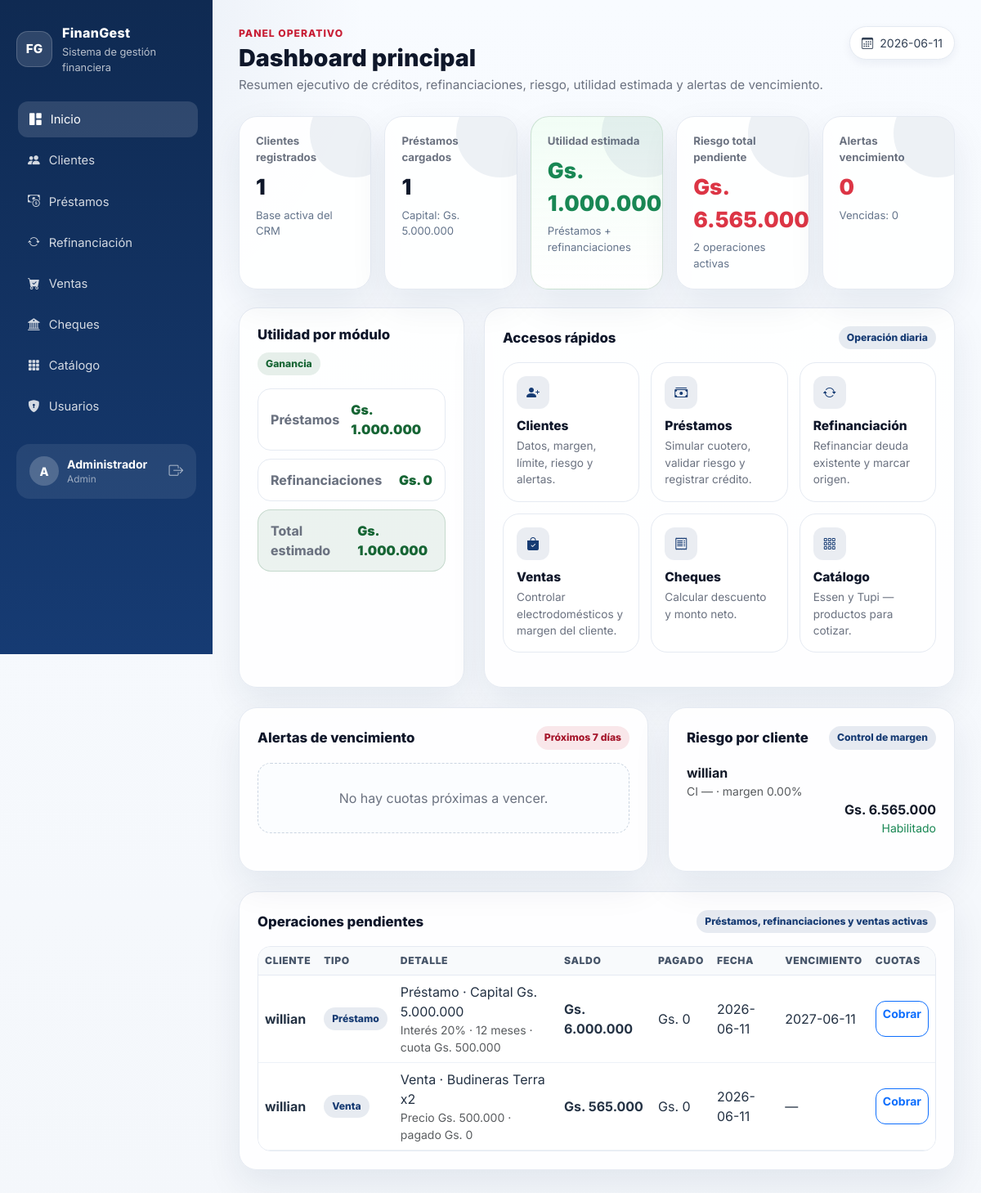
/ (signed in), run on the app's committed database.
### tables this page shows
CREATE TABLE clientes (
            id INTEGER PRIMARY KEY AUTOINCREMENT,
            nombre TEXT NOT NULL, cedula TEXT NOT NULL DEFAULT '',
            telefono TEXT DEFAULT '', email TEXT DEFAULT '',
            direccion TEXT DEFAULT '', barrio TEXT DEFAULT '',
            referencia TEXT DEFAULT '', observacion TEXT DEFAULT '',
            margen_pago REAL DEFAULT 0, limite_credito REAL DEFAULT 0,
            fecha TEXT DEFAULT (date('now'))
        );

CREATE TABLE prestamos (
            id INTEGER PRIMARY KEY AUTOINCREMENT,
            cliente TEXT NOT NULL, monto REAL NOT NULL,
            interes REAL NOT NULL, plazo INTEGER NOT NULL,
            cuota REAL, vencimiento TEXT, total REAL, ganancia REAL,
            fecha TEXT DEFAULT (date('now')),
            estado TEXT DEFAULT 'ACTIVO',
            cuotas_pagadas INTEGER DEFAULT 0,
            tuvo_mora TEXT DEFAULT 'NO',
            dias_mora INTEGER DEFAULT 0,
            mora_acumulada REAL DEFAULT 0,
            fecha_refin TEXT DEFAULT '', ref_id TEXT DEFAULT ''
        );

CREATE TABLE ventas (
            id INTEGER PRIMARY KEY AUTOINCREMENT,
            cliente TEXT NOT NULL, producto TEXT NOT NULL,
            precio REAL NOT NULL, fecha TEXT DEFAULT (date('now')),
            estado TEXT DEFAULT 'ACTIVO',
            pagado REAL DEFAULT 0,
            interes REAL DEFAULT 0,
            plazo INTEGER DEFAULT 1,
            cuota REAL DEFAULT 0,
            total REAL DEFAULT 0,
            fecha_refin TEXT DEFAULT '', ref_id TEXT DEFAULT ''
        );

### app.py (the view)
@app.route("/")
@login_required
def index():
    s = db.get_stats()
    stats = {
        "clientes": s["n_clientes"],
        "prestamos": s["n_prestamos"],
        "refinanciaciones": s["n_refinanciaciones"],
        "ventas": s["n_ventas"],
        "total_prestamos": moneda(s["cap_prestamos"]),
        "total_refinanciado": moneda(s["cap_refin"]),
        "utilidad_prestamos": moneda(s["util_prestamos"]),
        "utilidad_refinanciaciones": moneda(s["util_refin"]),
        "utilidad_total": moneda(s["util_total"]),
        "vencidos": s["vencidos"],
        "saldo_pendiente": moneda(sum(o["saldo"] for o in operaciones_pendientes_cliente())),
        "pendientes": len(operaciones_pendientes_cliente()),
        "alertas_vencimiento": len(alertas_vencimiento()),
    }
    return render_template("index.html",
        stats=stats,
        ultimos_clientes=s["ult_clientes"],
        ultimos_prestamos=s["ult_prestamos"],
        ultimas_refinanciaciones=s["ult_refin"],
        operaciones_pendientes=operaciones_pendientes_cliente()[:8],
        alertas=alertas_vencimiento()[:10],
        clientes_riesgo=clientes_con_perfil()[:8],
    )

### app.py (called while the page is built, shortened)
def login_required(f):
    @wraps(f)
    def d(*a, **kw):
        if "user_id" not in session:
            return redirect(url_for("login"))
        return f(*a, **kw)
    return d

def moneda(v):
    try: return f"Gs. {float(v or 0):,.0f}".replace(",", ".")
    except: return "Gs. 0"

def numero(v):
    d = "".join(c for c in str(v or "") if c.isdigit())
    if not d: return "—"
    return f"{int(d):,}".replace(",", ".")

def porcentaje(v):
    try: return f"{float(v or 0):.2f}%"
    except: return "0.00%"

def _float(v, default=0.0):
    try:
        t = str(v or "").strip().replace(" ", "")
        if not t: return default
        t = t.replace("Gs.", "").replace("gs.", "").strip()
        if t.count(".") > 1:
            return float(t.replace(".", ""))
        if t.count(".") == 1:
            parts = t.split(".")
            if len(parts[1]) == 3 and parts[0].isdigit() and parts[1].isdigit():
                return float(t.replace(".", ""))  # "500.000" → 500000
        return float(t)
    except: return default

def _int(v, default=0):
    try: return int(_float(v, default))
    except: return default

def deuda_prestamo(p):
    total   = _float(p["total"])
    cuota   = _float(p["cuota"])
    pagadas = _int(p["cuotas_pagadas"])
    mora    = _float(p["mora_acumulada"])
    pagado  = min(total, cuota * max(0, pagadas))
    saldo   = max(0.0, total - pagado) + mora
    return round(saldo, 2), round(pagado, 2), round(total + mora, 2)

def deuda_venta(v):
    try:
        total = _float(v["total"]) if v["total"] else _float(v["precio"])
    except Exception:
        total = _float(v["precio"])
    if not total:
        total = _float(v["precio"])
    pagado = _float(v["pagado"])
    saldo  = max(0.0, total - pagado)
    return round(saldo, 2), round(min(pagado, total), 2), round(total, 2)

def alertas_vencimiento(dias=7):
    hoy_d  = datetime.strptime(hoy(), "%Y-%m-%d").date()
    limite = hoy_d + timedelta(days=dias)
    result = []
    for p in db.get_prestamos():
        if p["estado"] in ("REFINANCIADO", "CANCELADO"):
            continue
        pagadas = _int(p["cuotas_pagadas"])
        plazo   = _int(p["plazo"])
        if pagadas >= plazo:
            continue
        prox = sumar_meses(p["fecha"] or hoy(), pagadas + 1)
        try:
            prox_d = datetime.strptime(prox, "%Y-%m-%d").date()
        except Exception:
            continue
        if prox_d > limite:
            continue
    return sorted(result, key=lambda a: a["dias"])

### templates/index.html (shortened to what this page needs)
{% extends "base.html" %}
{% block page_title %}Dashboard principal{% endblock %}
{% block page_description %}Resumen ejecutivo de créditos, refinanciaciones, riesgo, utilidad estimada y alertas de vencimiento.{% endblock %}
{% block content %}
<section class="stat-grid">
    <div class="stat-card"><div class="stat-label">Clientes registrados</div><div class="stat-value">{{ stats.clientes }}</div><div class="stat-note">Base activa del CRM</div></div>
    <div class="stat-card"><div class="stat-label">Préstamos cargados</div><div class="stat-value">{{ stats.prestamos }}</div><div class="stat-note">Capital: {{ stats.total_prestamos }}</div></div>
    <div class="stat-card stat-highlight"><div class="stat-label">Utilidad estimada</div><div class="stat-value text-success">{{ stats.utilidad_total }}</div><div class="stat-note">Préstamos + refinanciaciones</div></div>
    <div class="stat-card"><div class="stat-label">Riesgo total pendiente</div><div class="stat-value text-danger">{{ stats.saldo_pendiente }}</div><div class="stat-note">{{ stats.pendientes }} operaciones activas</div></div>
    <div class="stat-card"><div class="stat-label">Alertas vencimiento</div><div class="stat-value text-danger">{{ stats.alertas_vencimiento }}</div><div class="stat-note">Vencidas: {{ stats.vencidos }}</div></div>
</section>
<div class="row g-4">
    <div class="col-lg-4">
        <section class="panel h-100">
            <div class="panel-header"><h2 class="panel-title">Utilidad por módulo</h2><span class="badge-soft-success">Ganancia</span></div>
            <div class="profit-list">
                <div class="profit-item"><span>Préstamos</span><strong>{{ stats.utilidad_prestamos }}</strong></div>
                <div class="profit-item"><span>Refinanciaciones</span><strong>{{ stats.utilidad_refinanciaciones }}</strong></div>
                <div class="profit-item total"><span>Total estimado</span><strong>{{ stats.utilidad_total }}</strong></div>
            </div>
        </section>
    </div>
    <div class="col-lg-8">
        <section class="panel h-100">
            <div class="panel-header"><h2 class="panel-title">Accesos rápidos</h2><span class="badge-soft-primary">Operación diaria</span></div>
            <div class="actions-grid">
                <a class="action-card" href="{{ url_for('clientes') }}"><div class="action-icon"><i class="bi bi-person-plus-fill"></i></div><h3 class="action-title">Clientes</h3><p class="action-text">Datos, margen, límite, riesgo y alertas.</p></a>
                <a class="action-card" href="{{ url_for('prestamos') }}"><div class="action-icon"><i class="bi bi-cash-stack"></i></div><h3 class="action-title">Préstamos</h3><p class="action-text">Simular cuotero, validar riesgo y registrar crédito.</p></a>
                <a class="action-card" href="{{ url_for('refinanciaciones') }}"><div class="action-icon"><i class="bi bi-arrow-repeat"></i></div><h3 class="action-title">Refinanciación</h3><p class="action-text">Refinanciar deuda existente y marcar origen.</p></a>
                <a class="action-card" href="{{ url_for('ventas') }}"><div class="action-icon"><i class="bi bi-bag-check-fill"></i></div><h3 class="action-title">Ventas</h3><p class="action-text">Controlar electrodomésticos y margen del cliente.</p></a>
                <a class="action-card" href="{{ url_for('cheques') }}"><div class="action-icon"><i class="bi bi-receipt"></i></div><h3 class="action-title">Cheques</h3><p class="action-text">Calcular descuento y monto neto.</p></a>
                <a class="action-card" href="{{ url_for('catalogo') }}"><div class="action-icon"><i class="bi bi-grid-3x3-gap"></i></div><h3 class="action-title">Catálogo</h3><p class="action-text">Essen y Tupi — productos para cotizar.</p></a>
            </div>
        </section>
    </div>
</div>
<div class="row g-4 mt-0">
    <div class="col-xl-7">
        <section class="panel h-100">
            <div class="panel-header"><h2 class="panel-title">Alertas de vencimiento</h2><span class="badge-soft-danger">Próximos 7 días</span></div>
            {% if alertas %}
            <div class="table-wrap">
                <table class="table table-hover">
                    <thead><tr><th>Cliente</th><th>Tipo</th><th>Vencimiento</th><th>Estado</th><th>Saldo</th></tr></thead>
                    <tbody>
                        {% for a in alertas %}<tr>
                            <td class="fw-bold">{{ a.cliente }}</td><td>{{ a.tipo }}</td><td>{{ a.vencimiento }}</td>
                            <td><span class="badge-soft-danger">{{ a.estado }}</span><div class="small text-muted">{{ a.dias }} días</div></td>
                            <td>{{ a.saldo_fmt }}</td>
                        </tr>{% endfor %}
                    </tbody>
                </table>
            </div>
            {% else %}<div class="empty-state">No hay cuotas próximas a vencer.</div>{% endif %}
        </section>
    </div>
    <div class="col-xl-5">
        <section class="panel h-100">
            <div class="panel-header"><h2 class="panel-title">Riesgo por cliente</h2><span class="badge-soft-primary">Control de margen</span></div>
            {% if clientes_riesgo %}
            <div class="risk-list">
                {% for item in clientes_riesgo %}{% set p = item.perfil %}
                <div class="risk-list-item">
                    <div><strong>{{ item.cliente.nombre }}</strong><div class="text-muted small">CI {{ numero(item.cliente.cedula) }} · margen {{ p.margen_fmt }}</div></div>
                    <div class="text-end"><strong>{{ p.riesgo_fmt }}</strong>
                        {% if p.habilitado %}<div class="text-success small">Habilitado</div>{% else %}<div class="text-danger small">Debe pagar {{ p.pago_necesario_fmt }}</div>{% endif %}
                    </div>
                </div>
                {% endfor %}
            </div>
            {% else %}<div class="empty-state">No hay clientes registrados.</div>{% endif %}
        </section>
    </div>
</div>
<section class="panel mt-4">
    <div class="panel-header"><h2 class="panel-title">Operaciones pendientes</h2><span class="badge-soft-primary">Préstamos, refinanciaciones y ventas activas</span></div>
    {% if operaciones_pendientes %}
    <div class="table-wrap">
        <table class="table table-hover">
            <thead><tr><th>Cliente</th><th>Tipo</th><th>Detalle</th><th>Saldo</th><th>Pagado</th><th>Fecha</th><th>Vencimiento</th><th>Cuotas</th></tr></thead>
            <tbody>
                {% for op in operaciones_pendientes %}<tr>
                    <td class="fw-bold">{{ op.cliente }}</td>
                    <td><span class="badge-soft-primary">{{ op.tipo_label }}</span></td>
                    <td>{{ op.descripcion }}<div class="text-muted small">{{ op.detalle }}</div></td>
                    <td class="fw-bold">{{ op.saldo_fmt }}</td>
                    <td>{{ op.pagado_fmt }}</td>
                    <td>{{ op.fecha or '—' }}</td>
                    <td>{{ op.vencimiento or '—' }}</td>
                    <td><a class="btn btn-outline-primary btn-sm" href="{{ url_for('cuotas_operacion', tipo=op.tipo, oid=op.indice) }}">Cobrar</a></td>
                </tr>{% endfor %}
            </tbody>
        </table>
    </div>
    {% else %}<div class="empty-state">No hay operaciones pendientes.</div>{% endif %}
</section>
{% endblock %}

### templates/base.html (shortened to what this page needs)
<!doctype html>
<html lang="es">
<head>
    <link href="https://cdn.jsdelivr.net/npm/bootstrap@5.3.3/dist/css/bootstrap.min.css" rel="stylesheet">
    <link href="https://cdn.jsdelivr.net/npm/bootstrap-icons@1.11.3/font/bootstrap-icons.css" rel="stylesheet">
    <link rel="stylesheet" href="{{ url_for('static', filename='style.css') }}">
</head>
<body>
<div class="app-shell">
    <aside class="sidebar">
        <div class="brand">
            <div class="brand-mark">{{ APP_INITIALS }}</div>
            <div>
                <p class="brand-title">{{ APP_NAME }}</p>
                <p class="brand-subtitle">{{ APP_TAGLINE }}</p>
            </div>
        </div>
        <nav class="nav-menu">
            <a class="{% if request.endpoint=='index' %}active{% endif %}" href="{{ url_for('index') }}"><i class="bi bi-grid-1x2-fill"></i> Inicio</a>
            <a class="{% if request.endpoint=='clientes' %}active{% endif %}" href="{{ url_for('clientes') }}"><i class="bi bi-people-fill"></i> Clientes</a>
            <a class="{% if request.endpoint=='prestamos' %}active{% endif %}" href="{{ url_for('prestamos') }}"><i class="bi bi-cash-coin"></i> Préstamos</a>
            <a class="{% if request.endpoint=='refinanciaciones' %}active{% endif %}" href="{{ url_for('refinanciaciones') }}"><i class="bi bi-arrow-repeat"></i> Refinanciación</a>
            <a class="{% if request.endpoint=='ventas' %}active{% endif %}" href="{{ url_for('ventas') }}"><i class="bi bi-cart-check-fill"></i> Ventas</a>
            <a class="{% if request.endpoint=='cheques' %}active{% endif %}" href="{{ url_for('cheques') }}"><i class="bi bi-bank2"></i> Cheques</a>
            <a class="{% if request.endpoint=='catalogo' %}active{% endif %}" href="{{ url_for('catalogo') }}"><i class="bi bi-grid-3x3-gap-fill"></i> Catálogo</a>
            {% if current_rol == 'admin' %}
            <a class="{% if request.endpoint=='usuarios' %}active{% endif %}" href="{{ url_for('usuarios') }}"><i class="bi bi-shield-lock-fill"></i> Usuarios</a>
            {% endif %}
        </nav>
        <div class="sidebar-user">
            <div class="user-avatar">{{ current_user[0]|upper if current_user else '?' }}</div>
            <div class="user-info">
                <span class="user-name">{{ session.nombre if session.nombre else current_user }}</span>
                <span class="user-role">{{ current_rol }}</span>
            </div>
            <a href="{{ url_for('logout') }}" class="btn-logout" title="Cerrar sesión"><i class="bi bi-box-arrow-right"></i></a>
        </div>
    </aside>
    <main class="content">
        <div class="topbar">
            <div>
                <p class="page-eyebrow">Panel operativo</p>
                <h1 class="page-title">{% block page_title %}{{ APP_NAME }}{% endblock %}</h1>
                <p class="page-description">{% block page_description %}{% endblock %}</p>
            </div>
            <div class="date-pill"><i class="bi bi-calendar3 me-2"></i>{{ hoy() }}</div>
        </div>
        {% block content %}{% endblock %}
    </main>
</div>
</body>
</html>

### data on the page
clientes: cliente.nombre "willian", cedula "—"
prestamos: cliente "willian", tipo_label "Préstamo", descripcion "Préstamo · Capital Gs. 5.000.000", detalle "Interés 20% · 12 meses · cuota Gs. 500.000", saldo_fmt "Gs. 6.000.000", pagado_fmt "Gs. 0", fecha "2026-06-11", vencimiento "2027-06-11"
ventas: cliente "willian", tipo_label "Venta", descripcion "Venta · Budineras Terra x2", detalle "Precio Gs. 500.000 · pagado Gs. 0", saldo_fmt "Gs. 565.000", pagado_fmt "Gs. 0", fecha "2026-06-11", vencimiento "—"

### other printed values
{{ APP_INITIALS }} "FG"
{{ APP_NAME }} "FinanGest"
{{ APP_TAGLINE }} "Sistema de gestión financiera"
{{ current_user[0]|upper if current_user else '?' }} "A"
{{ session.nombre if session.nombre else current_user }} "Administrador"
{{ current_rol }} "Admin"
{{ hoy() }} "2026-06-11"
{{ stats.clientes }} "1"
{{ stats.prestamos }} "1"
{{ stats.total_prestamos }} "Gs. 5.000.000"
{{ stats.utilidad_total }} "Gs. 1.000.000"
{{ stats.saldo_pendiente }} "Gs. 6.565.000"
{{ stats.pendientes }} "2"
{{ stats.alertas_vencimiento }} "0"
{{ stats.vencidos }} "0"
